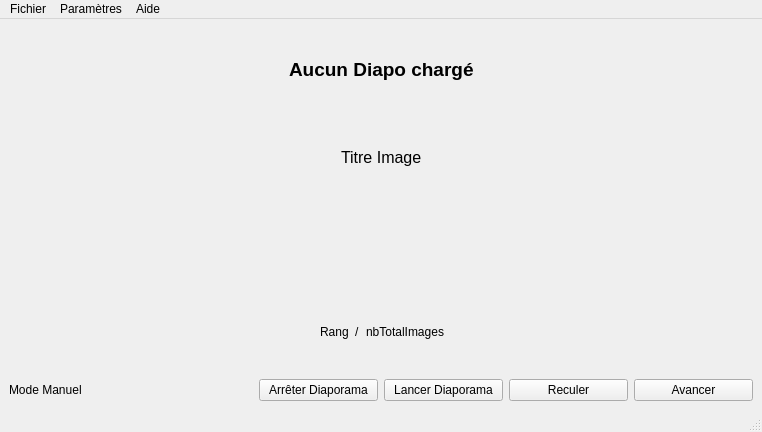
<?xml version="1.0" encoding="UTF-8"?>
<ui version="4.0">
 <class>lecteurvue</class>
 <widget class="QMainWindow" name="lecteurvue">
  <property name="geometry">
   <rect>
    <x>0</x>
    <y>0</y>
    <width>762</width>
    <height>432</height>
   </rect>
  </property>
  <property name="windowTitle">
   <string>lecteurvue</string>
  </property>
  <widget class="QWidget" name="centralwidget">
   <layout class="QVBoxLayout" name="verticalLayout" stretch="1,0">
    <item>
     <layout class="QGridLayout" name="gLayoutInfoImageDiapo">
      <item row="3" column="1">
       <layout class="QHBoxLayout" name="hLayoutRang">
        <item>
         <spacer name="horizontalSpacer_5">
          <property name="orientation">
           <enum>Qt::Horizontal</enum>
          </property>
          <property name="sizeHint" stdset="0">
           <size>
            <width>40</width>
            <height>20</height>
           </size>
          </property>
         </spacer>
        </item>
        <item>
         <widget class="QLabel" name="lRang">
          <property name="font">
           <font>
            <family>Segoe UI</family>
            <pointsize>9</pointsize>
           </font>
          </property>
          <property name="text">
           <string>Rang</string>
          </property>
         </widget>
        </item>
        <item>
         <widget class="QLabel" name="lSlash">
          <property name="font">
           <font>
            <family>Segoe UI</family>
            <pointsize>9</pointsize>
           </font>
          </property>
          <property name="text">
           <string>/</string>
          </property>
         </widget>
        </item>
        <item>
         <widget class="QLabel" name="lTotalImage">
          <property name="font">
           <font>
            <family>Segoe UI</family>
            <pointsize>9</pointsize>
           </font>
          </property>
          <property name="text">
           <string>nbTotalImages</string>
          </property>
         </widget>
        </item>
        <item>
         <spacer name="horizontalSpacer_8">
          <property name="orientation">
           <enum>Qt::Horizontal</enum>
          </property>
          <property name="sizeHint" stdset="0">
           <size>
            <width>40</width>
            <height>20</height>
           </size>
          </property>
         </spacer>
        </item>
       </layout>
      </item>
      <item row="0" column="1">
       <layout class="QHBoxLayout" name="hLayoutTitreDiapo_2">
        <item>
         <spacer name="horizontalSpacer">
          <property name="orientation">
           <enum>Qt::Horizontal</enum>
          </property>
          <property name="sizeHint" stdset="0">
           <size>
            <width>40</width>
            <height>20</height>
           </size>
          </property>
         </spacer>
        </item>
        <item>
         <widget class="QLabel" name="lTitreDiapo">
          <property name="font">
           <font>
            <family>Segoe UI</family>
            <pointsize>14</pointsize>
            <bold>true</bold>
           </font>
          </property>
          <property name="text">
           <string>Aucun Diapo chargé</string>
          </property>
         </widget>
        </item>
        <item>
         <spacer name="horizontalSpacer_2">
          <property name="orientation">
           <enum>Qt::Horizontal</enum>
          </property>
          <property name="sizeHint" stdset="0">
           <size>
            <width>40</width>
            <height>20</height>
           </size>
          </property>
         </spacer>
        </item>
       </layout>
      </item>
      <item row="1" column="1">
       <layout class="QHBoxLayout" name="hLayoutTitreImage">
        <item>
         <spacer name="horizontalSpacer_3">
          <property name="orientation">
           <enum>Qt::Horizontal</enum>
          </property>
          <property name="sizeHint" stdset="0">
           <size>
            <width>40</width>
            <height>20</height>
           </size>
          </property>
         </spacer>
        </item>
        <item>
         <widget class="QLabel" name="lTitreImage">
          <property name="font">
           <font>
            <family>Segoe UI</family>
            <pointsize>12</pointsize>
           </font>
          </property>
          <property name="text">
           <string>Titre Image</string>
          </property>
         </widget>
        </item>
        <item>
         <spacer name="horizontalSpacer_4">
          <property name="orientation">
           <enum>Qt::Horizontal</enum>
          </property>
          <property name="sizeHint" stdset="0">
           <size>
            <width>40</width>
            <height>20</height>
           </size>
          </property>
         </spacer>
        </item>
       </layout>
      </item>
      <item row="2" column="0">
       <spacer name="horizontalSpacer_6">
        <property name="orientation">
         <enum>Qt::Horizontal</enum>
        </property>
        <property name="sizeHint" stdset="0">
         <size>
          <width>40</width>
          <height>20</height>
         </size>
        </property>
       </spacer>
      </item>
      <item row="2" column="2">
       <spacer name="horizontalSpacer_7">
        <property name="orientation">
         <enum>Qt::Horizontal</enum>
        </property>
        <property name="sizeHint" stdset="0">
         <size>
          <width>40</width>
          <height>20</height>
         </size>
        </property>
       </spacer>
      </item>
      <item row="2" column="1">
       <widget class="QLabel" name="lImage">
        <property name="text">
         <string/>
        </property>
        <property name="alignment">
         <set>Qt::AlignCenter</set>
        </property>
        <property name="openExternalLinks">
         <bool>false</bool>
        </property>
       </widget>
      </item>
     </layout>
    </item>
    <item>
     <layout class="QHBoxLayout" name="hLayoutMenuInter">
      <item>
       <layout class="QHBoxLayout" name="hLayoutChangerImage">
        <item>
         <widget class="QLabel" name="label">
          <property name="text">
           <string>Mode Manuel</string>
          </property>
         </widget>
        </item>
       </layout>
      </item>
      <item>
       <layout class="QHBoxLayout" name="hLayoutLancArretDiapo">
        <item>
         <widget class="QPushButton" name="bArreterDiapo">
          <property name="text">
           <string>Arrêter Diaporama</string>
          </property>
         </widget>
        </item>
        <item>
         <widget class="QPushButton" name="bLancerDiapo">
          <property name="text">
           <string>Lancer Diaporama</string>
          </property>
         </widget>
        </item>
       </layout>
      </item>
      <item>
       <layout class="QGridLayout" name="hLayoutFiltrage">
        <item row="0" column="1">
         <widget class="QPushButton" name="bAvancer">
          <property name="text">
           <string>Avancer</string>
          </property>
         </widget>
        </item>
        <item row="0" column="0">
         <widget class="QPushButton" name="bReculer">
          <property name="text">
           <string>Reculer</string>
          </property>
         </widget>
        </item>
       </layout>
      </item>
     </layout>
    </item>
   </layout>
  </widget>
  <widget class="QMenuBar" name="menubar">
   <property name="geometry">
    <rect>
     <x>0</x>
     <y>0</y>
     <width>762</width>
     <height>25</height>
    </rect>
   </property>
   <widget class="QMenu" name="menuFichier">
    <property name="title">
     <string>Fichier</string>
    </property>
    <addaction name="actionQuitter"/>
   </widget>
   <widget class="QMenu" name="menuParam_tres">
    <property name="title">
     <string>Paramètres</string>
    </property>
    <addaction name="actionCharger_Diaporama"/>
    <addaction name="actionVitesse_de_defilement"/>
    <addaction name="actionEnlever_Diaporama"/>
   </widget>
   <widget class="QMenu" name="menuA_propos_de">
    <property name="title">
     <string>Aide</string>
    </property>
    <addaction name="actionA_propos_de"/>
   </widget>
   <addaction name="menuFichier"/>
   <addaction name="menuParam_tres"/>
   <addaction name="menuA_propos_de"/>
  </widget>
  <widget class="QStatusBar" name="statusbar"/>
  <action name="actionCharger_Diaporama">
   <property name="text">
    <string>Charger Diaporama</string>
   </property>
  </action>
  <action name="actionVitesse_de_defilement">
   <property name="text">
    <string>Vitesse de défilement</string>
   </property>
  </action>
  <action name="actionEnlever_Diaporama">
   <property name="text">
    <string>Enlever Diaporama</string>
   </property>
  </action>
  <action name="actionQuitter">
   <property name="text">
    <string>Quitter</string>
   </property>
  </action>
  <action name="actionA_propos_de">
   <property name="text">
    <string>A propos de ...</string>
   </property>
  </action>
 </widget>
 <resources/>
 <connections/>
</ui>
